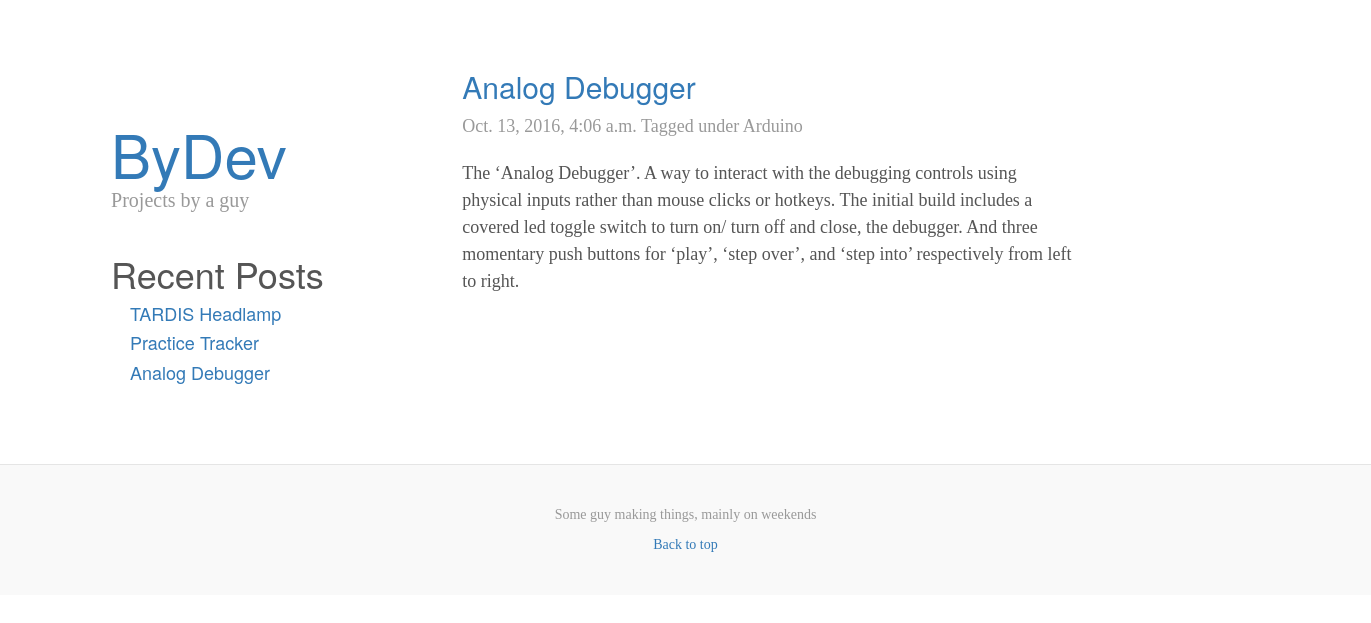
The page /entry/analog-debugger on the database its author committed.
### devblog/models.py (models this page shows, shortened)
class Entry(models.Model):
    order = models.IntegerField(default=0)
    title = models.CharField(max_length=255)
    body = MarkdownField()
    slug = models.SlugField(max_length=255, unique=True)
    publish = models.BooleanField(default=True)
    created = models.DateTimeField(auto_now_add=True)
    modified = models.DateTimeField(auto_now=True)
    tags = models.ManyToManyField(Tag)
    objects = EntryQuerySet.as_manager()
    class Meta:
        verbose_name = 'Blog Entry'
        verbose_name_plural = 'Blog Entries'
        ordering = ['-created']

class Tag(models.Model):
    slug = models.SlugField(max_length=255, unique=True)
    def __str__(self):
        return self.slug

### devblog/views.py (the view)
# urls.py: url(r'^entry/(?P<slug>\S+)$', views.BlogDetail.as_view(), name='entry_detail'),
class BlogDetail(generic.DetailView):
    model = models.Entry
    template_name = 'post.html'
    def get_context_data(self, **kwargs):
        context = super(BlogDetail, self).get_context_data(**kwargs)
        blog_entries = models.Entry.objects.all()
        context['recent_entries'] = blog_entries
        return context

### devblog/templates/post.html
{% extends "base.html" %}
{% load django_markdown %}
{% block blog_entries %}
  <div class'post'>
    <h2><a href="{% url 'entry_detail' slug=object.slug %}">{{ object.title }}</a></h2>
    <p class='meta'>
      {{ object.created }}
      Tagged under {{ object.tags.all|join:", "}}
    </p>
    {{ object.body|markdown }}
  </div>
{% endblock %}

### devblog/templates/recent_entries.html
{% load django_markdown %}
{% block recent_entries %}
<div id="recents">
  <h1>Recent Posts</h1>
  <ul>
    {% for object in recent_entries %}
      <li>
        <h4><a class="recent" href="{% url 'entry_detail' slug=object.slug %}">{{ object.title }}</a></h4>
      </li>
    {% endfor %}
  </ul>
</div>
{% endblock %}

### devblog/static/css/home.css (style rules this page uses)
ul { list-style: none; }
a:link { text-decoration: none; }

### devblog/static/css/blog.css (style rules this page uses)
body { font-family: Georgia, "Times New Roman", Times, serif; color: #555; }
h1, .h1, h2, .h2, h3, .h3, h4, .h4, h5, .h5, h6, .h6 { margin-top: 0; font-family: "Helvetica Neue", Helvetica, Arial, sans-serif; font-weight: normal; }
.meta { margin-bottom: 20px; color: #999; }
.recent { margin-left: -10%; }

### rows shown on the page
Entry: title "TARDIS Headlamp"
Entry: title "Practice Tracker"
Entry: title "Analog Debugger", created "Oct. 13, 2016, 4:06 a.m.", tags.all "Arduino", body "The ‘Analog Debugger’. A way to interact with the debugging controls using physical inputs rather than mouse clicks or hotkeys. The initial build includes a covered led toggle switch to turn on/ turn off and close, the debugger. And three momentary push buttons for ‘play’, ‘step over’, and ‘step into’ respectively from left to right."
